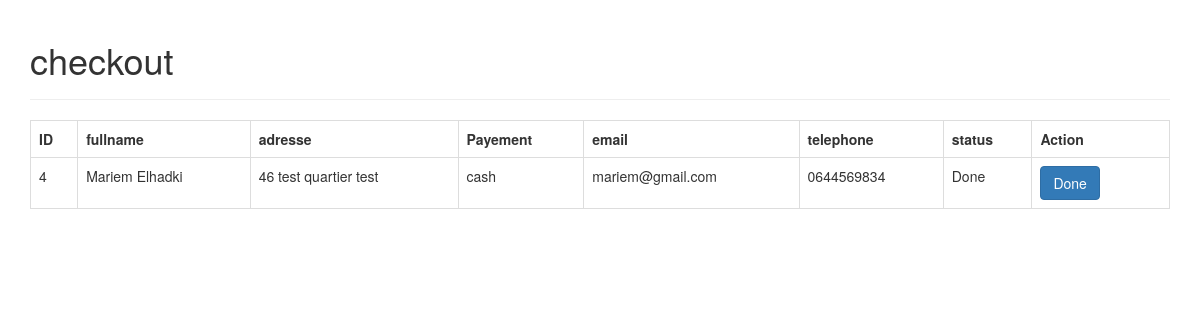
Page /Admin/checkout.php on the committed database.
### tables this page shows
CREATE TABLE `checkout` (
  `id` int(11) NOT NULL,
  `fullname` varchar(500) NOT NULL,
  `adress` varchar(500) NOT NULL,
  `cash` varchar(500) NOT NULL,
  `email` varchar(500) NOT NULL,
  `telephone` varchar(500) NOT NULL,
  `idpanier` int(11) NOT NULL,
  `status` varchar(500) NOT NULL
);

### Admin/checkout.php (the view, shortened to what this page needs)
<!DOCTYPE HTML>
<html>
<head>
    <link rel="stylesheet" href="https://maxcdn.bootstrapcdn.com/bootstrap/3.3.7/css/bootstrap.min.css" />
</head>
<body>
    <div class="container">
        <div class="page-header">
            <h1>checkout</h1>
        </div>
        <?php
include 'database_connection.php';
$query = "SELECT * FROM checkout";
$stmt = $con->prepare($query);
$stmt->execute();
$num = $stmt->rowCount();
if($num>0){
    echo "<table class='table table-hover table-responsive table-bordered'>";
    echo "<tr>";
        echo "<th>ID</th>";
        echo "<th>fullname</th>";
        echo "<th>adresse</th>";
        echo "<th>Payement</th>";
        echo "<th>email</th>";
        echo "<th>telephone</th>";
        echo "<th>status</th>";
        echo "<th>Action</th>";
    echo "</tr>";
while ($row = $stmt->fetch(PDO::FETCH_ASSOC)){
    extract($row);
    echo "<tr>";
        echo "<td>{$id}</td>";
        echo "<td>{$fullname}</td>";
        echo "<td>{$adress}</td>";
        echo "<td>{$cash}</td>";
        echo "<td>{$email}</td>";
        echo "<td>{$telephone}</td>";
        echo "<td>{$status}</td>";
        echo "<td>";
            if($status!='Done'){
            echo "<a href='done.php?id={$id}' class='btn btn-primary m-r-1em'>Edit</a>";
            }
            else{
                echo "<a href='#' class='btn btn-primary m-r-1em'>Done</a>";
            }
        echo "</td>";
    echo "</tr>";
}
echo "</table>";
}
else{
    echo "<div class='alert alert-danger'>No records found.</div>";
}
?>
    </div>
</body>
</html>

### Admin/checkout.php (style rules this page uses)
.m-r-1em { margin-right:1em; }

### rows in the picture
checkout: id "4", fullname "Mariem Elhadki", adress "46 test quartier test", cash "cash", email "mariem@gmail.com", telephone "0644569834", status "Done"
